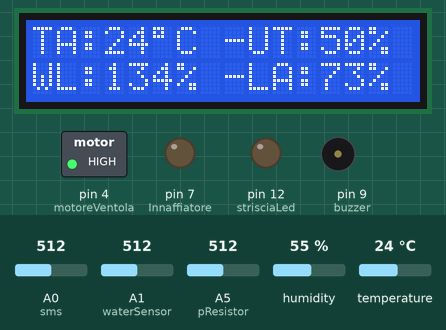
Recording of a sketch running on a simulated Arduino Uno, built with avr-gcc and run on an emulated ATmega328P. On the bench: 16×2 character LCD, switched loads named in the sketch (green lamp = pin HIGH), output pins drawn as LEDs (lit = HIGH), buzzer (waves = sounding, pin HIGH). The inputs (shaded band) are chosen by the test bench; at power-on: temperature 24 °C, A0 (sms) = 512, A5 (pResistor) = 512, A1 (waterSensor) = 512, humidity 55 %. What the sketch prints to the serial monitor is not drawn.

Above: at 1.2 s.
1.3 s: temperature set to 22 °C
At 2.52 s:
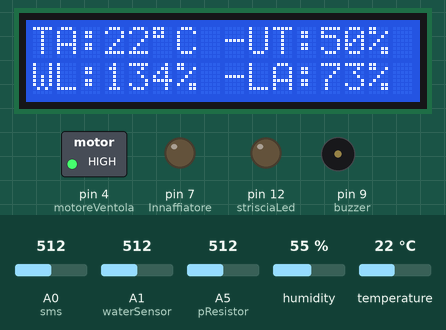
3.8 s: temperature set to 19 °C
At 4.79 s:
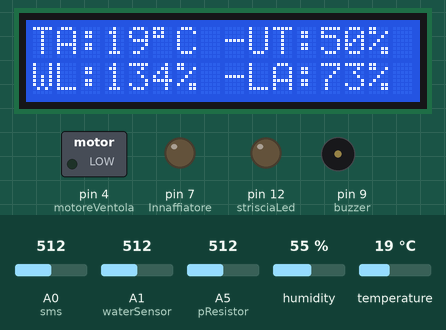
6.4 s: A0 (sms) set to 610
At 6.75 s:
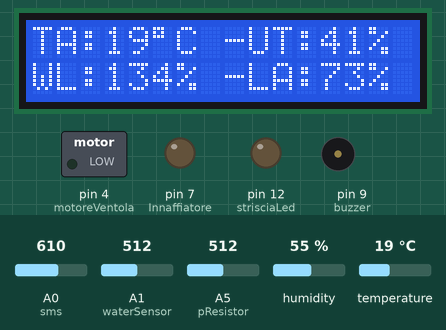
8.1 s: A0 (sms) set to 638
At 8.45 s:
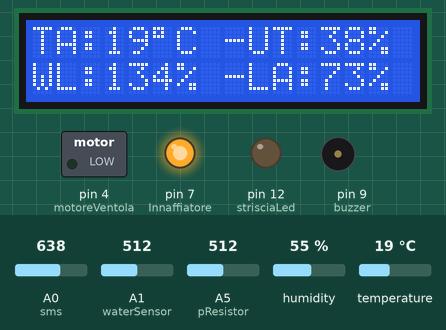
10.1 s: A5 (pResistor) set to 682
At 10.44 s:
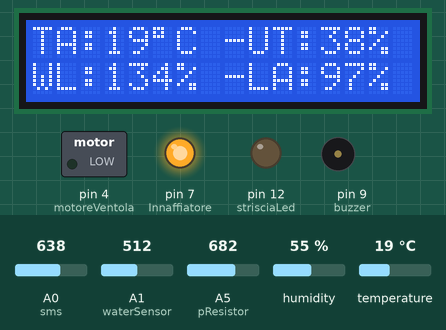
11.8 s: A5 (pResistor) set to 712
At 12.14 s:
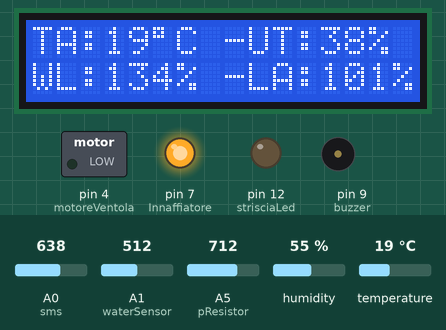
Timing chart, 0 to 14.5 s (numbered marks = the images above; inputs shaded):
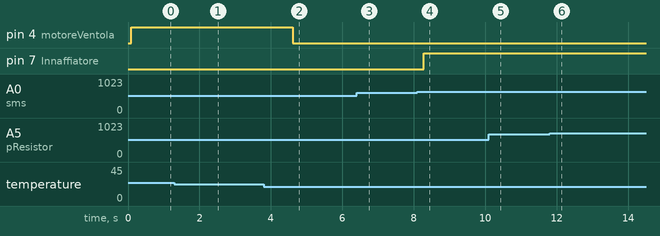

Measured:
- the behaviour switches between 21 and 20 °C on temperature (found by bisection; images 1 and 2)
- the behaviour switches between 624 and 625 on A0 (sms) (found by bisection; images 3 and 4)
- after the input at 1.3 s, the display: first differs from a run without the input after 1.1 s (image 1)
- after the input at 3.8 s, pin 4 (motoreVentola): HIGH → LOW after 0.82 s; the display: first differs from a run without the input after 0.89 s (image 2)
- after the input at 6.4 s, the display: first differs from a run without the input after 0.25 s (image 3)
- after the input at 8.1 s, pin 7 (Innaffiatore): LOW → HIGH after 0.18 s; the display: first differs from a run without the input after 0.26 s (image 4)
- after the input at 10.1 s, the display: first differs from a run without the input after 0.24 s (image 5)
- after the input at 11.8 s, the display: first differs from a run without the input after 0.25 s (image 6)

The sketch:

SerraArduino.ino
```cpp
#include <LiquidCrystal_I2C.h>
#include "DHT.h"

#define DHTPIN 2
#define DHTTYPE DHT11
#define pResistor A5
#define sms A0
#define waterSensor A1

int strisciaLed = 12;
int Innaffiatore = 7;
int motoreVentola = 4;
int buzzer = 9;

const int sogliaMinimaLuce = 10;
const int sogliaMinimaAcqua = 60;
const int sogliaMinimaUmidita = 40;
const int sogliaMinimaTemperatura = 20;

LiquidCrystal_I2C lcd(0x27,  16, 2); //dimensioni schermo, coordinate  massime
DHT dht(DHTPIN, DHTTYPE);

void setup() {

    pinMode(strisciaLed, OUTPUT);
    pinMode(motoreVentola, OUTPUT);
    pinMode(buzzer, OUTPUT);
    pinMode(Innaffiatore, OUTPUT);

    Serial.begin(9600);
    lcd.init(); //Inizializza il display LCD
    lcd.backlight(); //Accende la retroilluminazione del display
    dht.begin();
}

void loop() {

   //Lettura luce
    int lightRead = analogRead(pResistor);
    int light = map(lightRead, 0, 700, 0, 100);

   //Lettura temperatura aria
    int temperaturaAria = dht.readTemperature();//temperatura in gradi

   //Lettura umidita terreno
    float umiTerrenoRead = analogRead(sms);
    int umiditaTerreno = map(umiTerrenoRead, 0, 1023, 100, 0);

   //Lettura livello acqua
    int livAcqua = analogRead(waterSensor);
    int livelloAcqua = livAcqua/3.8;

  //LUCE
    if(light<sogliaMinimaLuce){
        digitalWrite(strisciaLed, HIGH);
    }
    else
    {
        digitalWrite(strisciaLed, LOW);
    }

  //LIVELLO ACQUA
    if(livelloAcqua<sogliaMinimaAcqua)
    {
      digitalWrite(buzzer, HIGH);
    }
    else
    {
      digitalWrite(buzzer, LOW);
    }

  //TEMPERATURA ARIA
    if(temperaturaAria>sogliaMinimaTemperatura){
        digitalWrite(motoreVentola, HIGH);
    }
    else
    {
        digitalWrite(motoreVentola, LOW);
    }

  //UMIDITA' TERRENO
    if(umiditaTerreno<sogliaMinimaUmidita){
       if(livelloAcqua>sogliaMinimaAcqua){
          digitalWrite(Innaffiatore, HIGH);
       }
       else
       {
        digitalWrite(Innaffiatore, LOW);
       }
    }
    else
    {
        digitalWrite(Innaffiatore, LOW);
    }


//Scrittura sul monitor seriale
    Serial.println("----------------------------");
    Serial.println("Temperatura aria: " + String(temperaturaAria) + "°C");
    Serial.println("Umidità terreno: " + String(umiditaTerreno) + "%");
    Serial.println("Livello acqua: " + String(livelloAcqua) + "%");
    Serial.println("Luce: " + String(light) + "%");

//Scrittura sullo schermo lcd
    lcd.setCursor(0, 0);

  //Temperatura aria - TA
    lcd.print("TA:" + String(temperaturaAria));
    lcd.write(223);
    lcd.print("C -");

  //Umidità terreno - UT
    lcd.print("UT:" + String(umiditaTerreno) + "%");

    lcd.setCursor(0, 1);

  //Livello acqua - WL
    lcd.print("WL:" + String(livelloAcqua) + "% -");

  //Luce ambientale - LA
    lcd.print("LA:" + String(light) + "%");

  delay(200);
  lcd.clear();
}
```
